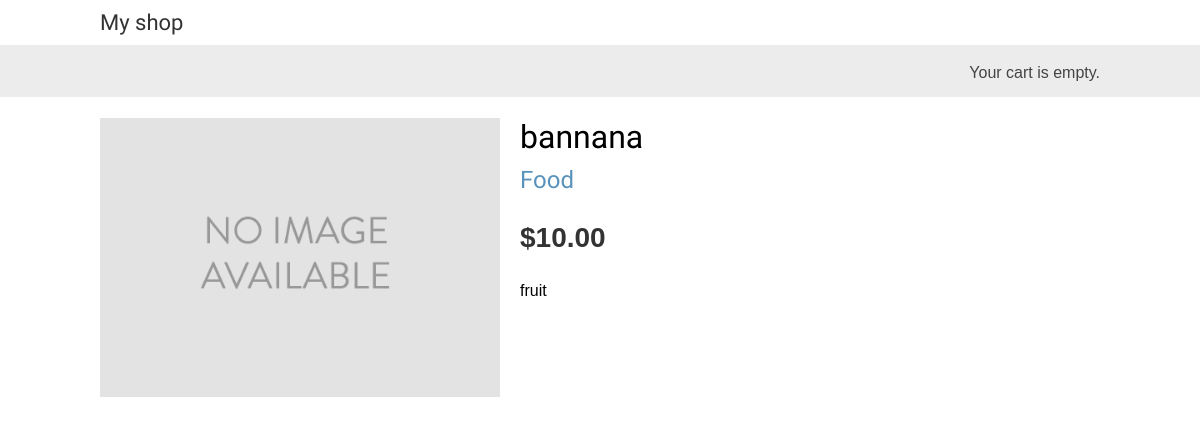
The page /1/bannana/ on the database its author committed.
### shop/models.py (models this page shows, shortened)
class Product(models.Model):
    category = models.ForeignKey(Category,
                                 related_name='products',
                                 on_delete=models.CASCADE)
    name = models.CharField(max_length=200, db_index=True)
    slug = models.SlugField(max_length=200)
    image = models.ImageField(upload_to='product/%Y/%m/%d', blank=True)
    description = models.TextField(blank=True)
    price = models.DecimalField(max_digits=10, decimal_places=2)
    available = models.BooleanField(default=True)
    created = models.DateTimeField(auto_now_add=True)
    updated = models.DateTimeField(auto_now=True)
    class Meta:
        ordering = ('name',)
        index_together = (('id', 'slug'),)

class Category(models.Model):
    name = models.CharField(max_length=100, db_index=True)
    slug = models.SlugField(max_length=100, unique=True)
    class Meta:
        ordering = ('name',)
        verbose_name = 'category'
        verbose_name_plural = 'categories'
    def __str__(self):
        return self.name
    def get_absolute_url(self):
        return reverse('shop:product_list_by_category',
                       args=[self.slug])

### shop/views.py (the view)
# urls.py: path('<int:id>/<slug:slug>/', product_detail, name='product_detail'),
def product_detail(request, id, slug):
    product = get_object_or_404(Product,
                                id=id,
                                slug=slug,
                                available=True)
    return render(request,
                  'shop/product/detail.html',
                  {'product': product})

### shop/templates/shop/product/detail.html (shortened to what this page needs)
{% extends "shop/base.html" %}
{% load static %}
{% block content %}
  <div class="product-detail">
    <img src="{% if product.image %}{{ product.image.url }}{% else %}{% static "img/no_image.png" %}{% endif %}">
    <h1>{{ product.name }}</h1>
    <h2>
      <a href="{{ product.category.get_absolute_url }}">
        {{ product.category }}
      </a>
    </h2>
    <p class="price">${{ product.price }}</p>
    {{ product.description|linebreaks }}
  </div>
{% endblock %}

### shop/static/css/base.css (style rules this page uses)
body { margin:0; padding:0; font-family:helvetica, sans-serif; }
h1, h2, h3, h4, h5 , h6 { font-family: 'Ubuntu', sans-serif; font-weight:normal; }
a { text-decoration:none; color:#5993bb; }
.product-detail { text-align:justify; }
.product-detail .price { color:#333; font-size:28px; font-weight:bold; }
.product-detail img { width:40%; float:left; padding:0 20px 20px 0; }
.product-detail h1 { margin-bottom:0; }
.product-detail h2 { margin-top:10px; }

### rows shown on the page
Product: name "bannana", category "Food", price "10.00", description "fruit"
